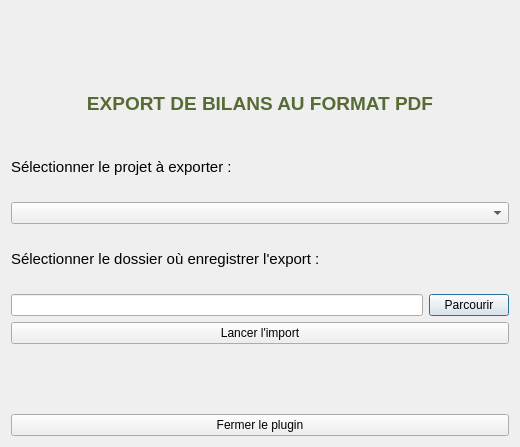
<?xml version="1.0" encoding="UTF-8"?>
<ui version="4.0">
 <class>Dialog</class>
 <widget class="QDialog" name="Dialog">
  <property name="geometry">
   <rect>
    <x>0</x>
    <y>0</y>
    <width>520</width>
    <height>447</height>
   </rect>
  </property>
  <property name="windowTitle">
   <string>Dialog</string>
  </property>
  <layout class="QGridLayout" name="gridLayout">
   <item row="0" column="0">
    <layout class="QVBoxLayout" name="verticalLayout">
     <item>
      <widget class="QLabel" name="label">
       <property name="text">
        <string>&lt;html&gt;&lt;head/&gt;&lt;body&gt;&lt;p&gt;&lt;img src=&quot;:/plugins/plugin_rt_2023/image/image/logo_fredon.png&quot;/&gt;&lt;/p&gt;&lt;/body&gt;&lt;/html&gt;</string>
       </property>
      </widget>
     </item>
     <item>
      <widget class="QLabel" name="label_2">
       <property name="text">
        <string>&lt;html&gt;&lt;head/&gt;&lt;body&gt;&lt;p align=&quot;center&quot;&gt;&lt;span style=&quot; font-family:'Filson Pro','Book'; font-size:14pt; font-weight:600; color:#576b35;&quot;&gt;EXPORT DE BILANS AU FORMAT PDF&lt;/span&gt;&lt;/p&gt;&lt;/body&gt;&lt;/html&gt;</string>
       </property>
      </widget>
     </item>
     <item>
      <widget class="QLabel" name="label_3">
       <property name="text">
        <string>&lt;html&gt;&lt;head/&gt;&lt;body&gt;&lt;p&gt;&lt;span style=&quot; font-size:11pt;&quot;&gt;Sélectionner le projet à exporter :&lt;/span&gt;&lt;/p&gt;&lt;/body&gt;&lt;/html&gt;</string>
       </property>
      </widget>
     </item>
     <item>
      <widget class="QComboBox" name="choix_projet">
       <property name="enabled">
        <bool>true</bool>
       </property>
       <property name="mouseTracking">
        <bool>false</bool>
       </property>
       <property name="currentIndex">
        <number>-1</number>
       </property>
       <property name="insertPolicy">
        <enum>QComboBox::InsertAtBottom</enum>
       </property>
       <item>
        <property name="text">
         <string>Xylella_ENR</string>
        </property>
       </item>
       <item>
        <property name="text">
         <string>Xylella_11F</string>
        </property>
       </item>
       <item>
        <property name="text">
         <string>Xylella_30A</string>
        </property>
       </item>
       <item>
        <property name="text">
         <string>Xylella_31A</string>
        </property>
       </item>
       <item>
        <property name="text">
         <string>Xylella_81A</string>
        </property>
       </item>
      </widget>
     </item>
     <item>
      <widget class="QLabel" name="label_4">
       <property name="text">
        <string>&lt;html&gt;&lt;head/&gt;&lt;body&gt;&lt;p&gt;&lt;span style=&quot; font-size:11pt;&quot;&gt;Sélectionner le dossier où enregistrer l'export :&lt;/span&gt;&lt;/p&gt;&lt;/body&gt;&lt;/html&gt;</string>
       </property>
      </widget>
     </item>
     <item>
      <layout class="QHBoxLayout" name="horizontalLayout_2">
       <item>
        <widget class="QLineEdit" name="ligne_chemin"/>
       </item>
       <item>
        <widget class="QPushButton" name="choix_chemin">
         <property name="text">
          <string>Parcourir</string>
         </property>
        </widget>
       </item>
      </layout>
     </item>
     <item>
      <widget class="QPushButton" name="bouton_import">
       <property name="text">
        <string>Lancer l'import</string>
       </property>
      </widget>
     </item>
     <item>
      <widget class="QLabel" name="ligne_info">
       <property name="text">
        <string>&lt;html&gt;&lt;head/&gt;&lt;body&gt;&lt;p align=&quot;center&quot;&gt;&lt;br/&gt;&lt;/p&gt;&lt;/body&gt;&lt;/html&gt;</string>
       </property>
      </widget>
     </item>
    </layout>
   </item>
   <item row="1" column="0">
    <widget class="QPushButton" name="bouton_fermer">
     <property name="text">
      <string>Fermer le plugin</string>
     </property>
    </widget>
   </item>
  </layout>
 </widget>
 <resources>
  <include location="ressources.qrc"/>
 </resources>
 <connections/>
</ui>
